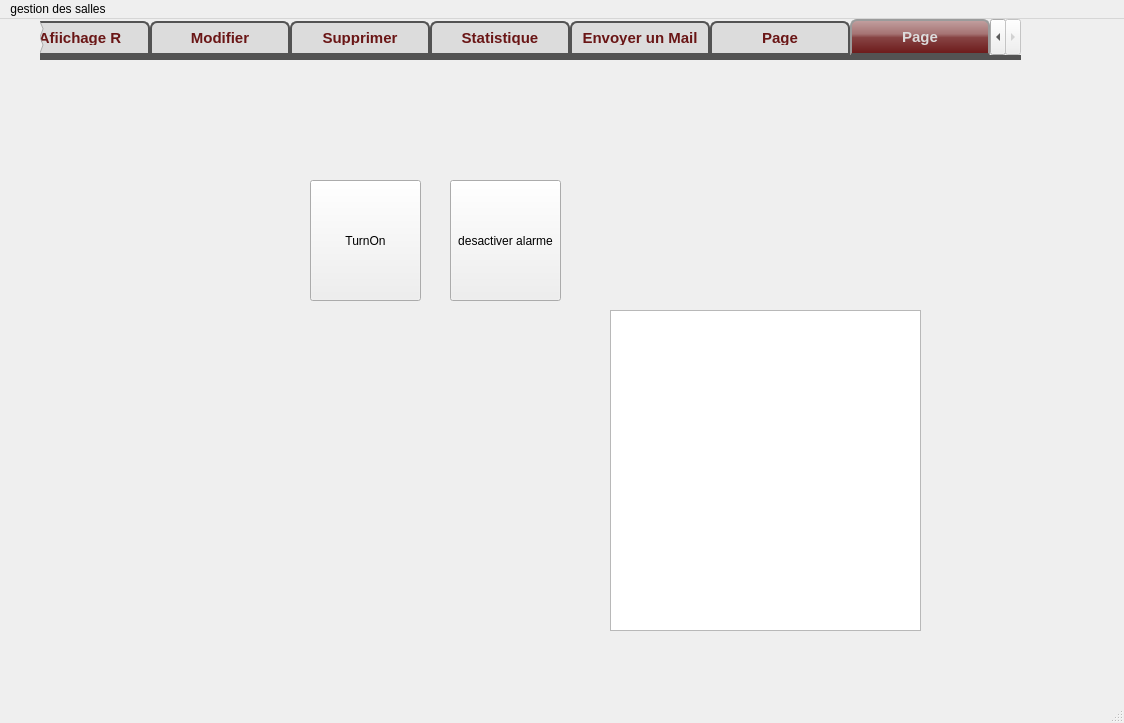
<?xml version="1.0" encoding="UTF-8"?>
<ui version="4.0">
 <class>MainWindow</class>
 <widget class="QMainWindow" name="MainWindow">
  <property name="geometry">
   <rect>
    <x>0</x>
    <y>0</y>
    <width>1124</width>
    <height>723</height>
   </rect>
  </property>
  <property name="windowTitle">
   <string>MainWindow</string>
  </property>
  <widget class="QWidget" name="centralwidget">
   <widget class="QTabWidget" name="tabWidget_10">
    <property name="geometry">
     <rect>
      <x>40</x>
      <y>0</y>
      <width>981</width>
      <height>671</height>
     </rect>
    </property>
    <property name="palette">
     <palette>
      <active>
       <colorrole role="WindowText">
        <brush brushstyle="SolidPattern">
         <color alpha="255">
          <red>170</red>
          <green>85</green>
          <blue>0</blue>
         </color>
        </brush>
       </colorrole>
      </active>
      <inactive>
       <colorrole role="WindowText">
        <brush brushstyle="SolidPattern">
         <color alpha="255">
          <red>170</red>
          <green>85</green>
          <blue>0</blue>
         </color>
        </brush>
       </colorrole>
      </inactive>
      <disabled>
       <colorrole role="WindowText">
        <brush brushstyle="SolidPattern">
         <color alpha="255">
          <red>120</red>
          <green>120</green>
          <blue>120</blue>
         </color>
        </brush>
       </colorrole>
      </disabled>
     </palette>
    </property>
    <property name="font">
     <font>
      <weight>75</weight>
      <bold>true</bold>
     </font>
    </property>
    <property name="styleSheet">
     <string notr="true">#QWidget {
background:#404040;
}
QTabWidget::pane { /* The tab widget frame */
border-top: 5px solid #535353;
}
QTabWidget::tab-bar {
left: 0px; /* move to the right by 5px */
}
/* Style the tab using the tab sub-control. Note that it reads QTabBar _not_ QTabWidget */
QTabBar::tab {
background: #dcdcdc;
border: 2px solid #535353;
border-bottom-color: #535353; /* same as the pane color */
border-top-left-radius: 7px;
border-top-right-radius: 7px;
min-width: 120px;
padding: 8px;
color: #6a1616;
font-size:15px;
font-family:Arial, Helvetica, sans-serif;
}
QTabBar::tab:selected, QTabBar::tab:hover {
background: qlineargradient(x1: 0, y1: 0, x2: 0, y2: 1, stop: 0 #c3a1a1, stop: 0.4 #a57373, stop: 0.5 #874444, stop: 1.0 #6a1616);
}
QTabBar::tab:selected {
border-color: #9B9B9B;
border-bottom-color: #535353; /* same as pane color */
color: #dcdcdc;
font-size:15px;
font-family:Arial, Helvetica, sans-serif;
}
QTabBar::tab:!selected {
margin-top: 2px; /* make non-selected tabs look smaller */
}
QLineEdit {
  width: 100%;
  padding: 12px 20px;
  margin: 8px 0;
  display: inline-block;
  border: 1px solid #ccc;
  border-radius: 4px;
  box-sizing: border-box;
}</string>
    </property>
    <property name="currentIndex">
     <number>9</number>
    </property>
    <widget class="QWidget" name="tab_2">
     <attribute name="title">
      <string>Ajouter</string>
     </attribute>
     <widget class="QLabel" name="label">
      <property name="geometry">
       <rect>
        <x>70</x>
        <y>20</y>
        <width>411</width>
        <height>31</height>
       </rect>
      </property>
      <property name="font">
       <font>
        <family>Arial</family>
        <pointsize>10</pointsize>
        <weight>75</weight>
        <bold>true</bold>
       </font>
      </property>
      <property name="text">
       <string>Veuillez remplir les informations suivantes :</string>
      </property>
     </widget>
     <widget class="QPushButton" name="Ajouter">
      <property name="geometry">
       <rect>
        <x>740</x>
        <y>530</y>
        <width>141</width>
        <height>41</height>
       </rect>
      </property>
      <property name="text">
       <string>Ajouter</string>
      </property>
     </widget>
     <widget class="QLabel" name="label_2">
      <property name="geometry">
       <rect>
        <x>100</x>
        <y>110</y>
        <width>161</width>
        <height>31</height>
       </rect>
      </property>
      <property name="font">
       <font>
        <family>Arial</family>
        <pointsize>10</pointsize>
        <weight>75</weight>
        <bold>true</bold>
       </font>
      </property>
      <property name="text">
       <string>Id salle :</string>
      </property>
     </widget>
     <widget class="QLabel" name="label_3">
      <property name="geometry">
       <rect>
        <x>100</x>
        <y>200</y>
        <width>161</width>
        <height>31</height>
       </rect>
      </property>
      <property name="font">
       <font>
        <family>Arial</family>
        <pointsize>10</pointsize>
        <weight>75</weight>
        <bold>true</bold>
       </font>
      </property>
      <property name="text">
       <string>Numero salle  :</string>
      </property>
     </widget>
     <widget class="QLabel" name="label_15">
      <property name="geometry">
       <rect>
        <x>100</x>
        <y>290</y>
        <width>161</width>
        <height>31</height>
       </rect>
      </property>
      <property name="font">
       <font>
        <family>Arial</family>
        <pointsize>10</pointsize>
        <weight>75</weight>
        <bold>true</bold>
       </font>
      </property>
      <property name="text">
       <string>Etage :</string>
      </property>
     </widget>
     <widget class="QLabel" name="label_16">
      <property name="geometry">
       <rect>
        <x>100</x>
        <y>370</y>
        <width>161</width>
        <height>31</height>
       </rect>
      </property>
      <property name="font">
       <font>
        <family>Arial</family>
        <pointsize>10</pointsize>
        <weight>75</weight>
        <bold>true</bold>
       </font>
      </property>
      <property name="text">
       <string>Nombre des bancs:</string>
      </property>
     </widget>
     <widget class="QLabel" name="label_17">
      <property name="geometry">
       <rect>
        <x>100</x>
        <y>450</y>
        <width>161</width>
        <height>31</height>
       </rect>
      </property>
      <property name="font">
       <font>
        <family>Arial</family>
        <pointsize>10</pointsize>
        <weight>75</weight>
        <bold>true</bold>
       </font>
      </property>
      <property name="text">
       <string>Nombre des tables:</string>
      </property>
     </widget>
     <widget class="QLabel" name="label_18">
      <property name="geometry">
       <rect>
        <x>510</x>
        <y>400</y>
        <width>191</width>
        <height>31</height>
       </rect>
      </property>
      <property name="font">
       <font>
        <family>Arial</family>
        <pointsize>10</pointsize>
        <weight>75</weight>
        <bold>true</bold>
       </font>
      </property>
      <property name="text">
       <string>Nombre des chaises:</string>
      </property>
     </widget>
     <widget class="QLineEdit" name="nums">
      <property name="geometry">
       <rect>
        <x>310</x>
        <y>190</y>
        <width>191</width>
        <height>51</height>
       </rect>
      </property>
      <property name="font">
       <font>
        <pointsize>5</pointsize>
       </font>
      </property>
      <property name="text">
       <string/>
      </property>
     </widget>
     <widget class="QLineEdit" name="ids">
      <property name="geometry">
       <rect>
        <x>310</x>
        <y>100</y>
        <width>191</width>
        <height>51</height>
       </rect>
      </property>
      <property name="font">
       <font>
        <pointsize>5</pointsize>
       </font>
      </property>
      <property name="text">
       <string/>
      </property>
     </widget>
     <widget class="QLineEdit" name="etage">
      <property name="geometry">
       <rect>
        <x>310</x>
        <y>270</y>
        <width>191</width>
        <height>51</height>
       </rect>
      </property>
      <property name="font">
       <font>
        <pointsize>5</pointsize>
       </font>
      </property>
      <property name="text">
       <string/>
      </property>
     </widget>
     <widget class="QLineEdit" name="nbrb">
      <property name="geometry">
       <rect>
        <x>310</x>
        <y>360</y>
        <width>81</width>
        <height>51</height>
       </rect>
      </property>
      <property name="font">
       <font>
        <pointsize>5</pointsize>
       </font>
      </property>
      <property name="text">
       <string/>
      </property>
     </widget>
     <widget class="QLineEdit" name="nbrt">
      <property name="geometry">
       <rect>
        <x>310</x>
        <y>440</y>
        <width>81</width>
        <height>51</height>
       </rect>
      </property>
      <property name="font">
       <font>
        <pointsize>5</pointsize>
       </font>
      </property>
      <property name="text">
       <string/>
      </property>
     </widget>
     <widget class="QLineEdit" name="nbrch">
      <property name="geometry">
       <rect>
        <x>720</x>
        <y>390</y>
        <width>81</width>
        <height>51</height>
       </rect>
      </property>
      <property name="font">
       <font>
        <pointsize>5</pointsize>
       </font>
      </property>
      <property name="text">
       <string/>
      </property>
     </widget>
    </widget>
    <widget class="QWidget" name="tab_38">
     <attribute name="title">
      <string>Afficher</string>
     </attribute>
     <widget class="QTableView" name="tableView">
      <property name="geometry">
       <rect>
        <x>340</x>
        <y>140</y>
        <width>571</width>
        <height>431</height>
       </rect>
      </property>
     </widget>
     <widget class="QLineEdit" name="rech">
      <property name="geometry">
       <rect>
        <x>700</x>
        <y>20</y>
        <width>221</width>
        <height>61</height>
       </rect>
      </property>
      <property name="placeholderText">
       <string>Recherche</string>
      </property>
     </widget>
     <widget class="QPushButton" name="tri">
      <property name="geometry">
       <rect>
        <x>150</x>
        <y>90</y>
        <width>121</width>
        <height>41</height>
       </rect>
      </property>
      <property name="text">
       <string>Trier</string>
      </property>
     </widget>
     <widget class="QComboBox" name="comboBox">
      <property name="geometry">
       <rect>
        <x>60</x>
        <y>50</y>
        <width>151</width>
        <height>31</height>
       </rect>
      </property>
      <item>
       <property name="text">
        <string>ID Salle</string>
       </property>
      </item>
      <item>
       <property name="text">
        <string>Numero Salle</string>
       </property>
      </item>
      <item>
       <property name="text">
        <string>Etage</string>
       </property>
      </item>
      <item>
       <property name="text">
        <string>Nombre de banc</string>
       </property>
      </item>
      <item>
       <property name="text">
        <string>Nombre de chaise</string>
       </property>
      </item>
      <item>
       <property name="text">
        <string>Nombre de table</string>
       </property>
      </item>
     </widget>
     <widget class="QPushButton" name="Sendmail_3">
      <property name="geometry">
       <rect>
        <x>780</x>
        <y>580</y>
        <width>151</width>
        <height>41</height>
       </rect>
      </property>
      <property name="text">
       <string>PDF</string>
      </property>
     </widget>
     <widget class="QLabel" name="label_9">
      <property name="geometry">
       <rect>
        <x>40</x>
        <y>170</y>
        <width>411</width>
        <height>31</height>
       </rect>
      </property>
      <property name="font">
       <font>
        <family>Arial</family>
        <pointsize>10</pointsize>
        <weight>75</weight>
        <bold>true</bold>
       </font>
      </property>
      <property name="text">
       <string>QrCode:</string>
      </property>
     </widget>
     <widget class="QPushButton" name="pushBQ_2">
      <property name="geometry">
       <rect>
        <x>130</x>
        <y>520</y>
        <width>121</width>
        <height>41</height>
       </rect>
      </property>
      <property name="text">
       <string>QrCode</string>
      </property>
     </widget>
     <widget class="QLabel" name="qr_code_2">
      <property name="geometry">
       <rect>
        <x>50</x>
        <y>260</y>
        <width>221</width>
        <height>171</height>
       </rect>
      </property>
      <property name="text">
       <string/>
      </property>
     </widget>
     <widget class="QLabel" name="label_8">
      <property name="geometry">
       <rect>
        <x>50</x>
        <y>250</y>
        <width>221</width>
        <height>191</height>
       </rect>
      </property>
      <property name="text">
       <string/>
      </property>
     </widget>
    </widget>
    <widget class="QWidget" name="tab_3">
     <attribute name="title">
      <string>Reserver</string>
     </attribute>
     <widget class="QPushButton" name="Sendmail_2">
      <property name="geometry">
       <rect>
        <x>770</x>
        <y>500</y>
        <width>151</width>
        <height>41</height>
       </rect>
      </property>
      <property name="text">
       <string>Reserver</string>
      </property>
     </widget>
     <widget class="QLabel" name="label_23">
      <property name="geometry">
       <rect>
        <x>90</x>
        <y>320</y>
        <width>161</width>
        <height>31</height>
       </rect>
      </property>
      <property name="font">
       <font>
        <family>Arial</family>
        <pointsize>10</pointsize>
        <weight>75</weight>
        <bold>true</bold>
       </font>
      </property>
      <property name="text">
       <string>Nom Prenom :</string>
      </property>
     </widget>
     <widget class="QLineEdit" name="lineEdit_18">
      <property name="geometry">
       <rect>
        <x>300</x>
        <y>50</y>
        <width>191</width>
        <height>51</height>
       </rect>
      </property>
      <property name="font">
       <font>
        <pointsize>5</pointsize>
       </font>
      </property>
      <property name="text">
       <string/>
      </property>
     </widget>
     <widget class="QLabel" name="label_24">
      <property name="geometry">
       <rect>
        <x>90</x>
        <y>400</y>
        <width>191</width>
        <height>31</height>
       </rect>
      </property>
      <property name="font">
       <font>
        <family>Arial</family>
        <pointsize>10</pointsize>
        <weight>75</weight>
        <bold>true</bold>
       </font>
      </property>
      <property name="text">
       <string>E mail:</string>
      </property>
     </widget>
     <widget class="QLabel" name="label_6">
      <property name="geometry">
       <rect>
        <x>90</x>
        <y>140</y>
        <width>161</width>
        <height>31</height>
       </rect>
      </property>
      <property name="font">
       <font>
        <family>Arial</family>
        <pointsize>10</pointsize>
        <weight>75</weight>
        <bold>true</bold>
       </font>
      </property>
      <property name="text">
       <string>Id salle :</string>
      </property>
     </widget>
     <widget class="QLabel" name="label_7">
      <property name="geometry">
       <rect>
        <x>90</x>
        <y>220</y>
        <width>161</width>
        <height>31</height>
       </rect>
      </property>
      <property name="font">
       <font>
        <family>Arial</family>
        <pointsize>10</pointsize>
        <weight>75</weight>
        <bold>true</bold>
       </font>
      </property>
      <property name="text">
       <string>Date de reservation :</string>
      </property>
     </widget>
     <widget class="QLabel" name="label_25">
      <property name="geometry">
       <rect>
        <x>540</x>
        <y>220</y>
        <width>161</width>
        <height>31</height>
       </rect>
      </property>
      <property name="font">
       <font>
        <family>Arial</family>
        <pointsize>10</pointsize>
        <weight>75</weight>
        <bold>true</bold>
       </font>
      </property>
      <property name="text">
       <string>Duree :</string>
      </property>
     </widget>
     <widget class="QLabel" name="label_26">
      <property name="geometry">
       <rect>
        <x>540</x>
        <y>320</y>
        <width>161</width>
        <height>31</height>
       </rect>
      </property>
      <property name="font">
       <font>
        <family>Arial</family>
        <pointsize>10</pointsize>
        <weight>75</weight>
        <bold>true</bold>
       </font>
      </property>
      <property name="text">
       <string>Role :</string>
      </property>
     </widget>
     <widget class="QDateEdit" name="dateEdit">
      <property name="geometry">
       <rect>
        <x>290</x>
        <y>220</y>
        <width>191</width>
        <height>31</height>
       </rect>
      </property>
     </widget>
     <widget class="QLabel" name="label_27">
      <property name="geometry">
       <rect>
        <x>90</x>
        <y>60</y>
        <width>161</width>
        <height>31</height>
       </rect>
      </property>
      <property name="font">
       <font>
        <family>Arial</family>
        <pointsize>10</pointsize>
        <weight>75</weight>
        <bold>true</bold>
       </font>
      </property>
      <property name="text">
       <string>Num reservation :</string>
      </property>
     </widget>
     <widget class="QLabel" name="label_28">
      <property name="geometry">
       <rect>
        <x>540</x>
        <y>400</y>
        <width>191</width>
        <height>31</height>
       </rect>
      </property>
      <property name="font">
       <font>
        <family>Arial</family>
        <pointsize>10</pointsize>
        <weight>75</weight>
        <bold>true</bold>
       </font>
      </property>
      <property name="text">
       <string>NumTel:</string>
      </property>
     </widget>
     <widget class="QLineEdit" name="lineEdit_20">
      <property name="geometry">
       <rect>
        <x>290</x>
        <y>310</y>
        <width>191</width>
        <height>51</height>
       </rect>
      </property>
      <property name="font">
       <font>
        <pointsize>5</pointsize>
       </font>
      </property>
      <property name="text">
       <string/>
      </property>
     </widget>
     <widget class="QLineEdit" name="lineEdit_21">
      <property name="geometry">
       <rect>
        <x>680</x>
        <y>390</y>
        <width>191</width>
        <height>51</height>
       </rect>
      </property>
      <property name="font">
       <font>
        <pointsize>5</pointsize>
       </font>
      </property>
      <property name="text">
       <string/>
      </property>
     </widget>
     <widget class="QLineEdit" name="lineEdit_19">
      <property name="geometry">
       <rect>
        <x>290</x>
        <y>390</y>
        <width>191</width>
        <height>51</height>
       </rect>
      </property>
      <property name="font">
       <font>
        <pointsize>5</pointsize>
       </font>
      </property>
      <property name="text">
       <string/>
      </property>
     </widget>
     <widget class="QLineEdit" name="duree">
      <property name="geometry">
       <rect>
        <x>670</x>
        <y>210</y>
        <width>191</width>
        <height>51</height>
       </rect>
      </property>
      <property name="font">
       <font>
        <pointsize>5</pointsize>
       </font>
      </property>
      <property name="text">
       <string/>
      </property>
     </widget>
     <widget class="QComboBox" name="comboBox_2">
      <property name="geometry">
       <rect>
        <x>310</x>
        <y>141</y>
        <width>171</width>
        <height>31</height>
       </rect>
      </property>
     </widget>
     <widget class="QComboBox" name="comboBox_3">
      <property name="geometry">
       <rect>
        <x>690</x>
        <y>320</y>
        <width>171</width>
        <height>31</height>
       </rect>
      </property>
      <item>
       <property name="text">
        <string>juge</string>
       </property>
      </item>
      <item>
       <property name="text">
        <string>avocat</string>
       </property>
      </item>
      <item>
       <property name="text">
        <string>responsables des salles</string>
       </property>
      </item>
     </widget>
    </widget>
    <widget class="QWidget" name="tab_4">
     <attribute name="title">
      <string>Afiichage R</string>
     </attribute>
     <widget class="QTableView" name="tableView_2">
      <property name="geometry">
       <rect>
        <x>10</x>
        <y>50</y>
        <width>941</width>
        <height>491</height>
       </rect>
      </property>
     </widget>
    </widget>
    <widget class="QWidget" name="tab_37">
     <attribute name="title">
      <string>Modifier</string>
     </attribute>
     <widget class="QPushButton" name="pushButton_6">
      <property name="geometry">
       <rect>
        <x>750</x>
        <y>520</y>
        <width>141</width>
        <height>41</height>
       </rect>
      </property>
      <property name="text">
       <string>Modifier</string>
      </property>
     </widget>
     <widget class="QLineEdit" name="lineEdit_15">
      <property name="geometry">
       <rect>
        <x>300</x>
        <y>440</y>
        <width>81</width>
        <height>51</height>
       </rect>
      </property>
      <property name="font">
       <font>
        <pointsize>5</pointsize>
       </font>
      </property>
      <property name="text">
       <string/>
      </property>
     </widget>
     <widget class="QLabel" name="label_21">
      <property name="geometry">
       <rect>
        <x>90</x>
        <y>290</y>
        <width>161</width>
        <height>31</height>
       </rect>
      </property>
      <property name="font">
       <font>
        <family>Arial</family>
        <pointsize>10</pointsize>
        <weight>75</weight>
        <bold>true</bold>
       </font>
      </property>
      <property name="text">
       <string>Etage :</string>
      </property>
     </widget>
     <widget class="QLineEdit" name="lineEdit_5">
      <property name="geometry">
       <rect>
        <x>300</x>
        <y>360</y>
        <width>81</width>
        <height>51</height>
       </rect>
      </property>
      <property name="font">
       <font>
        <pointsize>5</pointsize>
       </font>
      </property>
      <property name="text">
       <string/>
      </property>
     </widget>
     <widget class="QLabel" name="label_4">
      <property name="geometry">
       <rect>
        <x>90</x>
        <y>110</y>
        <width>161</width>
        <height>31</height>
       </rect>
      </property>
      <property name="font">
       <font>
        <family>Arial</family>
        <pointsize>10</pointsize>
        <weight>75</weight>
        <bold>true</bold>
       </font>
      </property>
      <property name="text">
       <string>Id salle :</string>
      </property>
     </widget>
     <widget class="QLineEdit" name="lineEdit_14">
      <property name="geometry">
       <rect>
        <x>300</x>
        <y>100</y>
        <width>191</width>
        <height>51</height>
       </rect>
      </property>
      <property name="font">
       <font>
        <pointsize>5</pointsize>
       </font>
      </property>
      <property name="text">
       <string/>
      </property>
     </widget>
     <widget class="QLabel" name="label_19">
      <property name="geometry">
       <rect>
        <x>90</x>
        <y>370</y>
        <width>161</width>
        <height>31</height>
       </rect>
      </property>
      <property name="font">
       <font>
        <family>Arial</family>
        <pointsize>10</pointsize>
        <weight>75</weight>
        <bold>true</bold>
       </font>
      </property>
      <property name="text">
       <string>Nombre des bancs:</string>
      </property>
     </widget>
     <widget class="QLineEdit" name="lineEdit_16">
      <property name="geometry">
       <rect>
        <x>300</x>
        <y>270</y>
        <width>191</width>
        <height>51</height>
       </rect>
      </property>
      <property name="font">
       <font>
        <pointsize>5</pointsize>
       </font>
      </property>
      <property name="text">
       <string/>
      </property>
     </widget>
     <widget class="QLabel" name="label_5">
      <property name="geometry">
       <rect>
        <x>90</x>
        <y>200</y>
        <width>161</width>
        <height>31</height>
       </rect>
      </property>
      <property name="font">
       <font>
        <family>Arial</family>
        <pointsize>10</pointsize>
        <weight>75</weight>
        <bold>true</bold>
       </font>
      </property>
      <property name="text">
       <string>Numero salle  :</string>
      </property>
     </widget>
     <widget class="QLineEdit" name="lineEdit_13">
      <property name="geometry">
       <rect>
        <x>710</x>
        <y>390</y>
        <width>81</width>
        <height>51</height>
       </rect>
      </property>
      <property name="font">
       <font>
        <pointsize>5</pointsize>
       </font>
      </property>
      <property name="text">
       <string/>
      </property>
     </widget>
     <widget class="QLineEdit" name="lineEdit_6">
      <property name="geometry">
       <rect>
        <x>300</x>
        <y>190</y>
        <width>191</width>
        <height>51</height>
       </rect>
      </property>
      <property name="font">
       <font>
        <pointsize>5</pointsize>
       </font>
      </property>
      <property name="text">
       <string/>
      </property>
     </widget>
     <widget class="QLabel" name="label_22">
      <property name="geometry">
       <rect>
        <x>90</x>
        <y>450</y>
        <width>161</width>
        <height>31</height>
       </rect>
      </property>
      <property name="font">
       <font>
        <family>Arial</family>
        <pointsize>10</pointsize>
        <weight>75</weight>
        <bold>true</bold>
       </font>
      </property>
      <property name="text">
       <string>Nombre des tables:</string>
      </property>
     </widget>
     <widget class="QLabel" name="label_20">
      <property name="geometry">
       <rect>
        <x>480</x>
        <y>400</y>
        <width>191</width>
        <height>31</height>
       </rect>
      </property>
      <property name="font">
       <font>
        <family>Arial</family>
        <pointsize>10</pointsize>
        <weight>75</weight>
        <bold>true</bold>
       </font>
      </property>
      <property name="text">
       <string>Nombre des chaises:</string>
      </property>
     </widget>
    </widget>
    <widget class="QWidget" name="tab_34">
     <attribute name="title">
      <string>Supprimer</string>
     </attribute>
     <widget class="QPushButton" name="pushButton_2">
      <property name="geometry">
       <rect>
        <x>550</x>
        <y>250</y>
        <width>141</width>
        <height>41</height>
       </rect>
      </property>
      <property name="text">
       <string>Supprimer</string>
      </property>
     </widget>
     <widget class="QLineEdit" name="lineEdit_24">
      <property name="geometry">
       <rect>
        <x>320</x>
        <y>120</y>
        <width>191</width>
        <height>51</height>
       </rect>
      </property>
      <property name="font">
       <font>
        <pointsize>5</pointsize>
       </font>
      </property>
      <property name="text">
       <string/>
      </property>
     </widget>
     <widget class="QLabel" name="label_11">
      <property name="geometry">
       <rect>
        <x>270</x>
        <y>50</y>
        <width>411</width>
        <height>31</height>
       </rect>
      </property>
      <property name="font">
       <font>
        <family>Arial</family>
        <pointsize>10</pointsize>
        <weight>75</weight>
        <bold>true</bold>
       </font>
      </property>
      <property name="text">
       <string>Entrez numero du salle a supprimer :</string>
      </property>
     </widget>
     <widget class="QLabel" name="label_12">
      <property name="geometry">
       <rect>
        <x>70</x>
        <y>130</y>
        <width>411</width>
        <height>31</height>
       </rect>
      </property>
      <property name="font">
       <font>
        <family>Arial</family>
        <pointsize>10</pointsize>
        <weight>75</weight>
        <bold>true</bold>
       </font>
      </property>
      <property name="text">
       <string>Id du salle:</string>
      </property>
     </widget>
    </widget>
    <widget class="QWidget" name="tab_5">
     <attribute name="title">
      <string>Statistique</string>
     </attribute>
     <widget class="QWidget" name="layoutWidget">
      <property name="geometry">
       <rect>
        <x>25</x>
        <y>43</y>
        <width>941</width>
        <height>411</height>
       </rect>
      </property>
      <layout class="QGridLayout" name="gridLayout_8">
       <item row="1" column="0">
        <widget class="QLabel" name="label_14">
         <property name="text">
          <string>nombre de reservation :</string>
         </property>
        </widget>
       </item>
       <item row="1" column="1">
        <widget class="QProgressBar" name="progressBar">
         <property name="value">
          <number>24</number>
         </property>
        </widget>
       </item>
       <item row="0" column="0">
        <widget class="QLabel" name="label_13">
         <property name="text">
          <string>Nom</string>
         </property>
        </widget>
       </item>
       <item row="0" column="1">
        <widget class="QComboBox" name="comboBox_4">
         <item>
          <property name="text">
           <string>juge</string>
          </property>
         </item>
         <item>
          <property name="text">
           <string>avocat</string>
          </property>
         </item>
         <item>
          <property name="text">
           <string>responsables des salles</string>
          </property>
         </item>
        </widget>
       </item>
      </layout>
     </widget>
     <widget class="QPushButton" name="pb_statistique">
      <property name="geometry">
       <rect>
        <x>730</x>
        <y>480</y>
        <width>93</width>
        <height>28</height>
       </rect>
      </property>
      <property name="text">
       <string>calculer</string>
      </property>
     </widget>
    </widget>
    <widget class="QWidget" name="tab">
     <attribute name="title">
      <string>Envoyer un Mail</string>
     </attribute>
     <widget class="QLineEdit" name="uname">
      <property name="geometry">
       <rect>
        <x>210</x>
        <y>170</y>
        <width>401</width>
        <height>62</height>
       </rect>
      </property>
      <property name="font">
       <font>
        <pointsize>9</pointsize>
       </font>
      </property>
      <property name="text">
       <string/>
      </property>
      <property name="placeholderText">
       <string>Destinataires</string>
      </property>
     </widget>
     <widget class="QLineEdit" name="subject">
      <property name="geometry">
       <rect>
        <x>210</x>
        <y>280</y>
        <width>551</width>
        <height>51</height>
       </rect>
      </property>
      <property name="placeholderText">
       <string>Objet</string>
      </property>
     </widget>
     <widget class="QTextEdit" name="msg">
      <property name="geometry">
       <rect>
        <x>220</x>
        <y>380</y>
        <width>551</width>
        <height>151</height>
       </rect>
      </property>
      <property name="placeholderText">
       <string> Ecrivez votre message...</string>
      </property>
     </widget>
     <widget class="QLineEdit" name="file">
      <property name="geometry">
       <rect>
        <x>220</x>
        <y>330</y>
        <width>411</width>
        <height>51</height>
       </rect>
      </property>
      <property name="placeholderText">
       <string>Attachement</string>
      </property>
     </widget>
     <widget class="QPushButton" name="browseBtn">
      <property name="geometry">
       <rect>
        <x>640</x>
        <y>340</y>
        <width>131</width>
        <height>31</height>
       </rect>
      </property>
      <property name="text">
       <string>Joindre</string>
      </property>
     </widget>
     <widget class="QPushButton" name="sendBtn">
      <property name="geometry">
       <rect>
        <x>720</x>
        <y>550</y>
        <width>151</width>
        <height>41</height>
       </rect>
      </property>
      <property name="text">
       <string>Envoyer</string>
      </property>
     </widget>
     <widget class="QLineEdit" name="paswd">
      <property name="geometry">
       <rect>
        <x>620</x>
        <y>170</y>
        <width>141</width>
        <height>61</height>
       </rect>
      </property>
      <property name="placeholderText">
       <string>Mot de passe</string>
      </property>
     </widget>
     <widget class="QPushButton" name="exitBtn">
      <property name="geometry">
       <rect>
        <x>560</x>
        <y>550</y>
        <width>151</width>
        <height>41</height>
       </rect>
      </property>
      <property name="text">
       <string>Annuler</string>
      </property>
     </widget>
     <widget class="QLineEdit" name="rcpt">
      <property name="geometry">
       <rect>
        <x>210</x>
        <y>230</y>
        <width>541</width>
        <height>62</height>
       </rect>
      </property>
      <property name="font">
       <font>
        <pointsize>9</pointsize>
       </font>
      </property>
      <property name="text">
       <string/>
      </property>
      <property name="placeholderText">
       <string>Destinataires</string>
      </property>
     </widget>
    </widget>
    <widget class="QWidget" name="tab_6">
     <attribute name="title">
      <string>Page</string>
     </attribute>
     <widget class="QLabel" name="label_31">
      <property name="geometry">
       <rect>
        <x>190</x>
        <y>59</y>
        <width>161</width>
        <height>31</height>
       </rect>
      </property>
      <property name="font">
       <font>
        <family>Arial</family>
        <pointsize>10</pointsize>
        <weight>75</weight>
        <bold>true</bold>
       </font>
      </property>
      <property name="text">
       <string>Id salle :</string>
      </property>
     </widget>
     <widget class="QLineEdit" name="arduino">
      <property name="geometry">
       <rect>
        <x>320</x>
        <y>40</y>
        <width>191</width>
        <height>51</height>
       </rect>
      </property>
      <property name="font">
       <font>
        <pointsize>5</pointsize>
       </font>
      </property>
      <property name="text">
       <string/>
      </property>
     </widget>
     <widget class="QPushButton" name="cha">
      <property name="geometry">
       <rect>
        <x>560</x>
        <y>80</y>
        <width>151</width>
        <height>41</height>
       </rect>
      </property>
      <property name="text">
       <string>Chercher</string>
      </property>
     </widget>
    </widget>
    <widget class="QWidget" name="tab_7">
     <attribute name="title">
      <string>Page</string>
     </attribute>
     <widget class="QPushButton" name="sonore_3">
      <property name="geometry">
       <rect>
        <x>410</x>
        <y>120</y>
        <width>111</width>
        <height>121</height>
       </rect>
      </property>
      <property name="styleSheet">
       <string notr="true"/>
      </property>
      <property name="text">
       <string>desactiver alarme</string>
      </property>
     </widget>
     <widget class="QPushButton" name="pbarduinoT_O_3">
      <property name="geometry">
       <rect>
        <x>270</x>
        <y>120</y>
        <width>111</width>
        <height>121</height>
       </rect>
      </property>
      <property name="text">
       <string>TurnOn</string>
      </property>
     </widget>
     <widget class="QWidget" name="layoutWidget_5">
      <property name="geometry">
       <rect>
        <x>270</x>
        <y>280</y>
        <width>251</width>
        <height>18</height>
       </rect>
      </property>
      <layout class="QHBoxLayout" name="horizontalLayout_4">
       <item>
        <widget class="QLabel" name="label_29">
         <property name="text">
          <string>Etat:</string>
         </property>
        </widget>
       </item>
       <item>
        <widget class="QLabel" name="label_61">
         <property name="text">
          <string/>
         </property>
        </widget>
       </item>
      </layout>
     </widget>
     <widget class="QLabel" name="label_30">
      <property name="geometry">
       <rect>
        <x>470</x>
        <y>340</y>
        <width>249</width>
        <height>16</height>
       </rect>
      </property>
      <property name="text">
       <string/>
      </property>
     </widget>
     <widget class="QTableView" name="taba">
      <property name="geometry">
       <rect>
        <x>570</x>
        <y>250</y>
        <width>311</width>
        <height>321</height>
       </rect>
      </property>
     </widget>
    </widget>
   </widget>
  </widget>
  <widget class="QMenuBar" name="menubar">
   <property name="geometry">
    <rect>
     <x>0</x>
     <y>0</y>
     <width>1124</width>
     <height>26</height>
    </rect>
   </property>
   <widget class="QMenu" name="menugestion_des_salles">
    <property name="title">
     <string>gestion des salles</string>
    </property>
   </widget>
   <addaction name="menugestion_des_salles"/>
  </widget>
  <widget class="QStatusBar" name="statusbar"/>
 </widget>
 <layoutdefault spacing="6" margin="11"/>
 <resources/>
 <connections/>
</ui>
